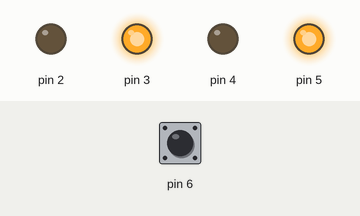
Recording of a sketch running on a simulated Arduino Uno, built with avr-gcc and run on an emulated ATmega328P. On the bench: output pins drawn as LEDs (lit = HIGH). The test bench sets the inputs (shaded band); at power-on: pin 6 HIGH.

Above: at 1.2 s.
1.3 s: pin 6 pulled LOW for 0.15 s
At 1.37 s:
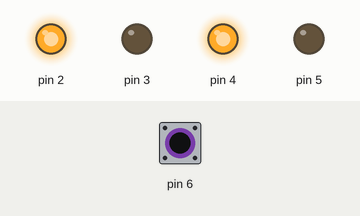
2.9 s: pin 6 pulled LOW for 3.2 s
At 7.1 s:
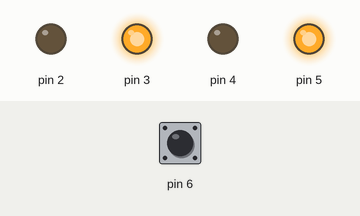
Timing chart, 0 to 8.6 s (numbered marks = the images above; inputs shaded):
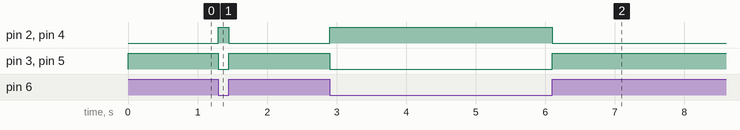

Measured:
- after the input at 1.3 s, pin 2, pin 4: LOW → HIGH at once, → LOW 0.15 s later; pin 3, pin 5: HIGH → LOW at once, → HIGH 0.15 s later
- after the input at 2.9 s, pin 2, pin 4: LOW → HIGH at once, → LOW 3.2 s later; pin 3, pin 5: HIGH → LOW at once, → HIGH 3.2 s later

The sketch:

sketch_junL293D.ino
```cpp
// C++ code
//
void setup()
{
 pinMode(2,OUTPUT);
    pinMode(4,OUTPUT);
    pinMode(5,OUTPUT);
  pinMode(3,OUTPUT);
  pinMode(6,INPUT_PULLUP);


}

void loop()
{


 int x= digitalRead(6);
  if(x==0)
  {
     digitalWrite(2,HIGH);
  digitalWrite(3,LOW);
    digitalWrite(4,HIGH);
    digitalWrite(5,LOW);
  }
  else
  {
    digitalWrite(2,LOW);
  digitalWrite(3,HIGH);
    digitalWrite(4,LOW);
    digitalWrite(5,HIGH);
  }


}
```
